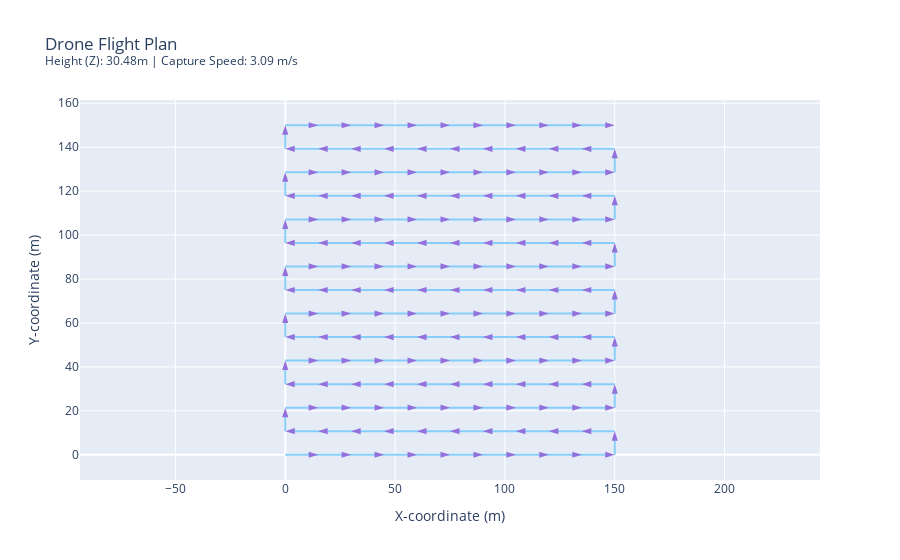

Source (notebook cell):
### Markdown cell above
# Week 7: Visualize Flight Plans

This week, we will use a third party plotting framework called [Plotly](https://plotly.com/python/) to visualize our plans. Please follow this [tutorial](https://www.kaggle.com/code/kanncaa1/plotly-tutorial-for-beginners) to gain some basic experience with Plotly, and then come up with your own visualization function. You are free to choose to come up with your own visualization, and use something other than Plotly.

$\color{red}{\text{TODO: }}$ Implement `plot_photo_plan` in `src/visualization.py`

### Code cell
fig = plot_photo_plan(computed_plan)
print(f"Generated {len(plan_abl4)} waypoints.")
fig.show()

### Figure 1 — Plotly figure (JSON) as saved in the notebook; plotly's stock layout.template omitted (floating-point values rounded to 4 significant figures; data arrays with more than 128 entries replaced by an {"elided": "..."} marker saying what was removed)
{"data": [{"line": {"color": "LightSkyBlue", "width": 2}, "marker": {"angleref": "previous", "color": "MediumPurple", "size": 10, "symbol": "arrow"}, "mode": "lines+markers", "name": "Flight Path", "type": "scatter", "x": {"elided": "165 int values"}, "y": {"elided": "165 float values"}}], "layout": {"hovermode": "closest", "title": {"text": "Drone Flight Plan<br><sup>Height (Z): 30.48m | Capture Speed: 3.09 m/s</sup>"}, "xaxis": {"title": {"text": "X-coordinate (m)"}}, "yaxis": {"scaleanchor": "x", "scaleratio": 1, "title": {"text": "Y-coordinate (m)"}}}}
